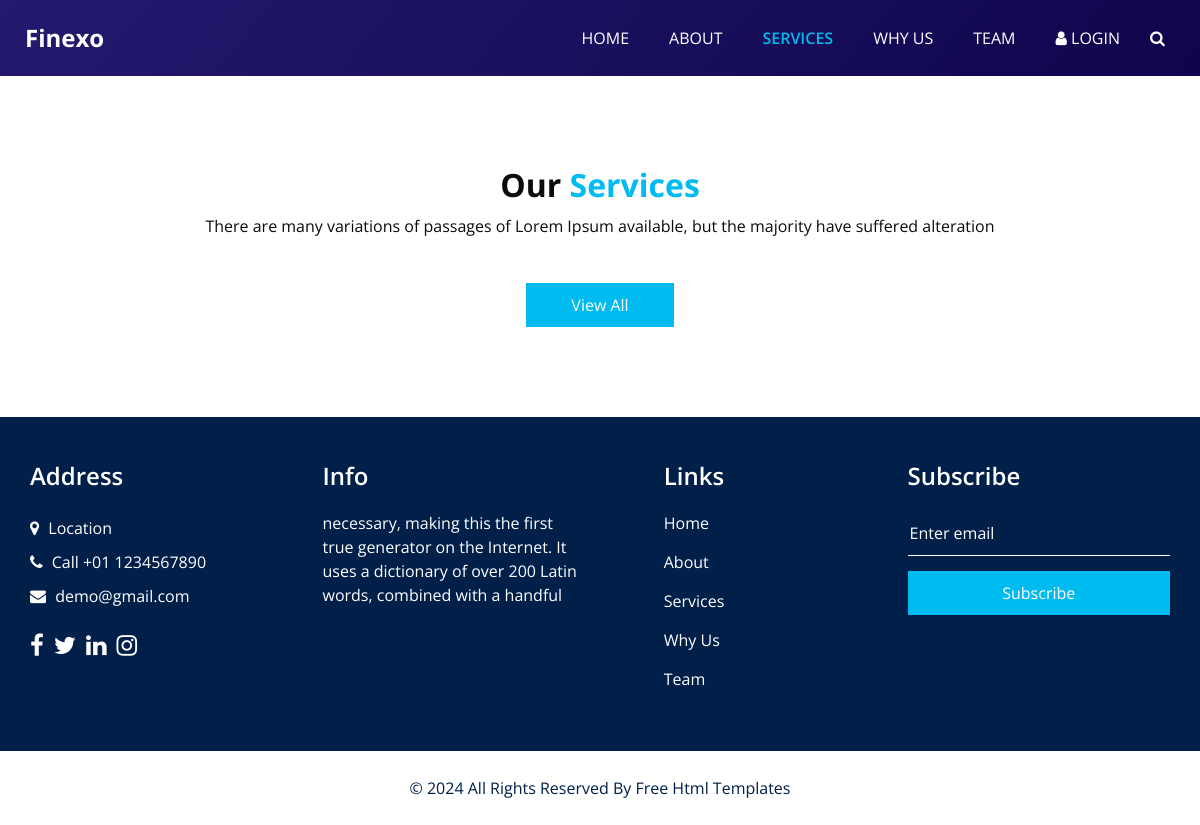
Page /service1/ on the earlier database version.
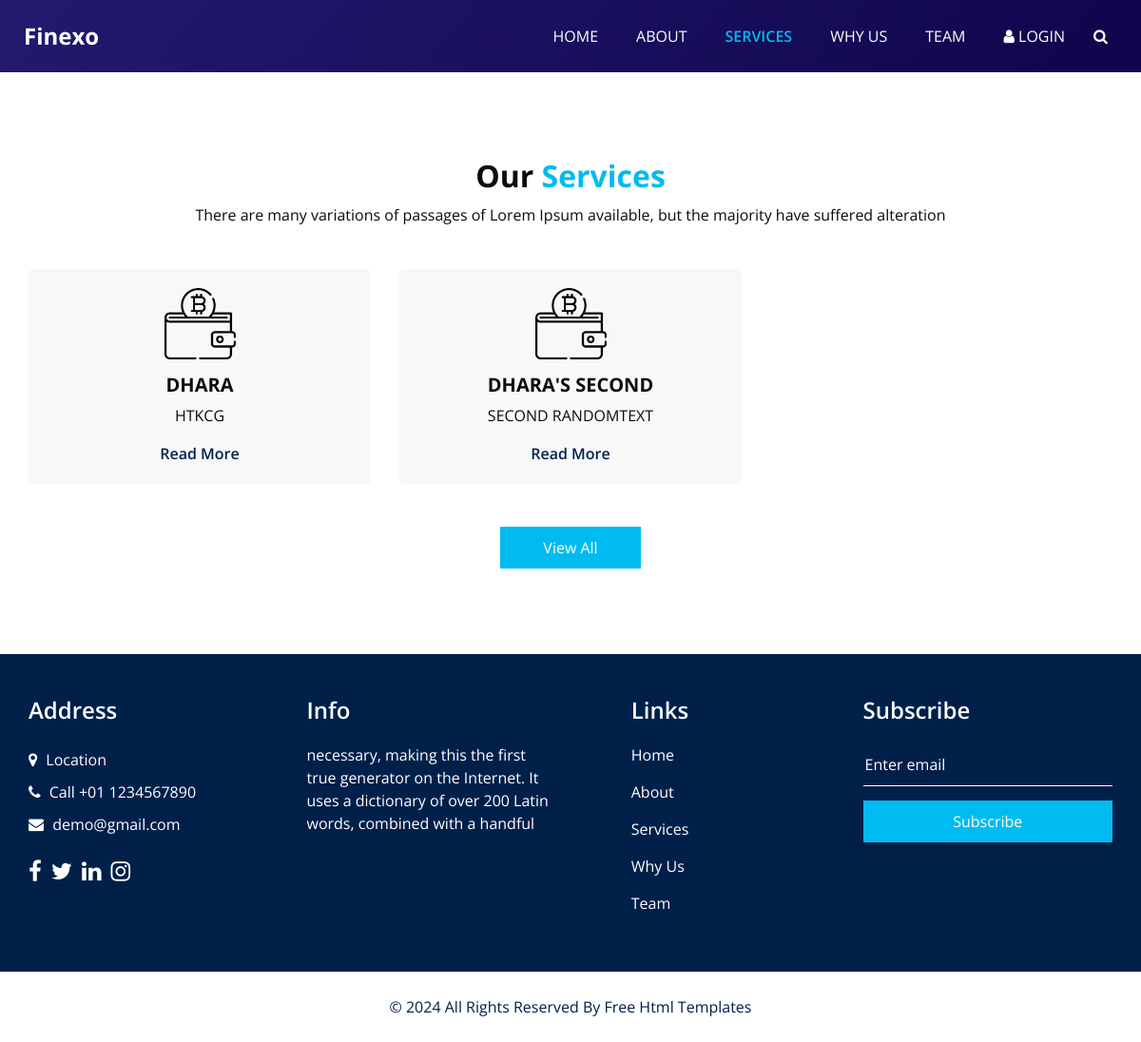
Same page on the later database version.
### newservice/models.py (models this page shows)
class newserviceclass(models.Model):
    service_icon = models.CharField(max_length=50)
    service_title = models.CharField(max_length=50)
    service_desc = models.TextField()

### prj1/views.py (the view)
# urls.py: path('service1/', views.service1, name='service1'),
def service1(request):
    newservicedata = newserviceclass.objects.all().order_by('-id')[2:4]
    data = {
        'servicesdata': newservicedata
    }
    return render(request, "service.html", data)

### templates/service.html (shortened to what this page needs)
<!DOCTYPE html>
<html>
<head>
  <link rel="stylesheet" type="text/css" href="/static/css/bootstrap.css" />
  <link rel="stylesheet" type="text/css" href="https://cdnjs.cloudflare.com/ajax/libs/OwlCarousel2/2.3.4/assets/owl.carousel.min.css" />
  <link href="/static/css/font-awesome.min.css" rel="stylesheet" />
  <link href="/static/css/style.css" rel="stylesheet" />
  <link href="/static/css/responsive.css" rel="stylesheet" />
</head>
<body class="sub_page">
  <div class="hero_area">
<header class="header_section">
  <div class="container-fluid">
    <nav class="navbar navbar-expand-lg custom_nav-container">
      <a class="navbar-brand" href="{% url 'home' %}">
        <span>
          Finexo
        </span>
      </a>
      <div class="collapse navbar-collapse" id="navbarSupportedContent">
        <ul class="navbar-nav">
          <li class="nav-item ">
            <a class="nav-link" href="{% url 'home' %}">Home <span class="sr-only">(current)</span></a>
          </li>
          <li class="nav-item">
            <a class="nav-link" href="{% url 'about1' %}">About</a>
          </li>
          <li class="nav-item  active">
            <a class="nav-link" href="{% url 'service1' %}">Services</a>
          </li>
          <li class="nav-item">
            <a class="nav-link" href="{% url 'why1' %}">Why Us</a>
          </li>
          <li class="nav-item">
            <a class="nav-link" href="{% url 'team1' %}">Team</a>
          </li>
          <li class="nav-item">
            <a class="nav-link" href="#"> <i class="fa fa-user" aria-hidden="true"></i> Login</a>
          </li>
          <form class="form-inline">
            <button class="btn my-2 my-sm-0 nav_search-btn" type="submit">
              <i class="fa fa-search" aria-hidden="true"></i>
            </button>
          </form>
        </ul>
      </div>
    </nav>
  </div>
</header>
  </div>
  <section class="service_section layout_padding">
    <div class="service_container">
      <div class="container ">
        <div class="heading_container heading_center">
          <h2>
            Our <span>Services</span>
          </h2>
          <p>
            There are many variations of passages of Lorem Ipsum available, but the majority have suffered alteration
          </p>
        </div>
        <div class="row">
          {% for n in servicesdata %}
          <div class="col-md-4 ">
            <div class="box ">
              <div class="img-box">
                <img src="/static/images/s1.png" alt="">
              </div>
              <div class="detail-box">
                <h5>
                  {{n.service_title}}
                </h5>
                <p>
                  {{n.service_desc | upper }}
                </p>
                <a href="">
                  Read More
                </a>
              </div>
            </div>
          </div>
          {% endfor %}
        </div>
        <div class="btn-box">
          <a href="">
            View All
          </a>
        </div>
      </div>
    </div>
  </section>
  <section class="info_section layout_padding2">
    <div class="container">
      <div class="row">
        <div class="col-md-6 col-lg-3 info_col">
          <div class="info_contact">
            <h4>
              Address
            </h4>
            <div class="contact_link_box">
              <a href="">
                <i class="fa fa-map-marker" aria-hidden="true"></i>
                <span>
                  Location
                </span>
              </a>
              <a href="">
                <i class="fa fa-phone" aria-hidden="true"></i>
                <span>
                  Call +01 1234567890
                </span>
              </a>
              <a href="">
                <i class="fa fa-envelope" aria-hidden="true"></i>
                <span>
                  demo@gmail.com
                </span>
              </a>
            </div>
          </div>
          <div class="info_social">
            <a href="">
              <i class="fa fa-facebook" aria-hidden="true"></i>
            </a>
            <a href="">
              <i class="fa fa-twitter" aria-hidden="true"></i>
            </a>
            <a href="">
              <i class="fa fa-linkedin" aria-hidden="true"></i>
            </a>
            <a href="">
              <i class="fa fa-instagram" aria-hidden="true"></i>
            </a>
          </div>
        </div>
        <div class="col-md-6 col-lg-3 info_col">
          <div class="info_detail">
            <h4>
              Info
            </h4>
            <p>
              necessary, making this the first true generator on the Internet. It uses a dictionary of over 200 Latin words, combined with a handful
            </p>
          </div>
        </div>
        <div class="col-md-6 col-lg-2 mx-auto info_col">
          <div class="info_link_box">
            <h4>
              Links
            </h4>
            <div class="info_links">
              <a class="active" href="index.html">
                Home
              </a>
              <a class="" href="about.html">
                About
              </a>
              <a class="" href="service.html">
                Services
              </a>
              <a class="" href="why.html">
                Why Us
              </a>
              <a class="" href="team.html">
                Team
              </a>
            </div>
          </div>
        </div>
        <div class="col-md-6 col-lg-3 info_col ">
          <h4>
            Subscribe
          </h4>
          <form action="#">
            <input type="text" placeholder="Enter email" />
            <button type="submit">
              Subscribe
            </button>
          </form>
        </div>
      </div>
    </div>
  </section>
  {% include "footer.html" %}

### templates/footer.html (shortened to what this page needs)
<section class="footer_section">
    <div class="container">
      <p>
        &copy; <span id="displayYear"></span> All Rights Reserved By
        <a href="https://html.design/">Free Html Templates</a>
      </p>
    </div>
  </section>
</body>
</html>

### static/css/responsive.css (style rules this page uses)
@media (min-width: 1200px) { .container { max-width: 1170px; } }

Differences in the rows shown:
added newserviceclass: service_title "DHARA", service_desc "HTKCG"
added newserviceclass: service_title "DHARA'S SECOND", service_desc "SECOND RANDOMTEXT"
